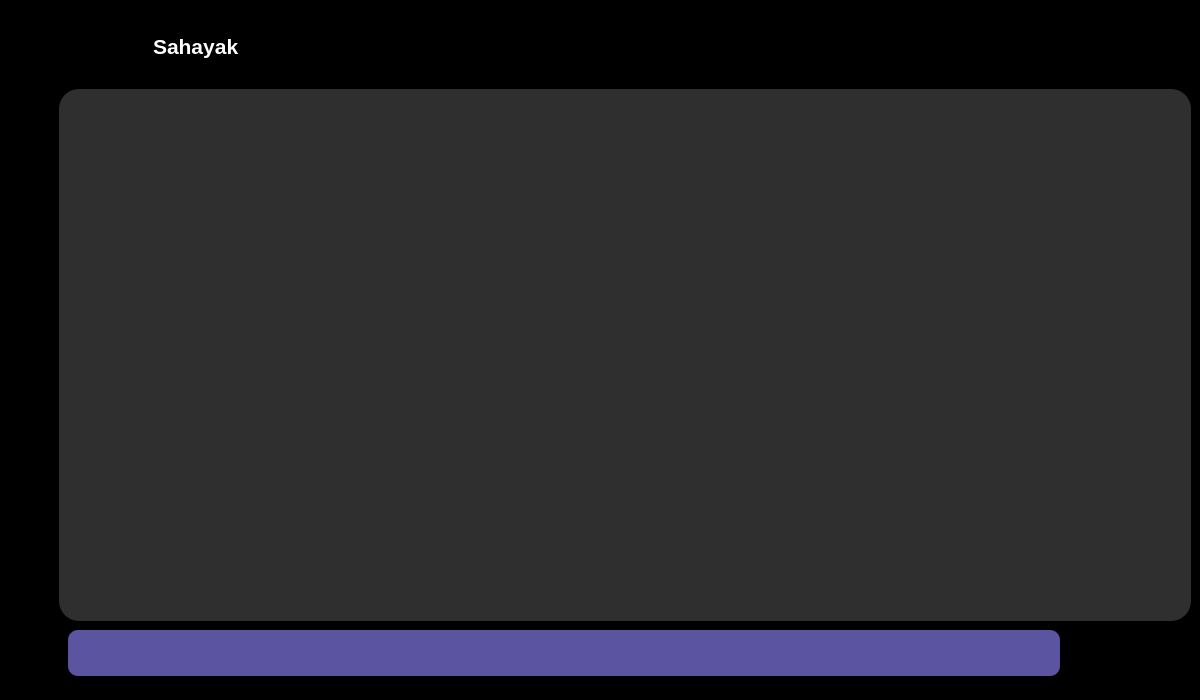
<?xml version="1.0" encoding="UTF-8"?>
<ui version="4.0">
 <class>MainWindow</class>
 <widget class="QMainWindow" name="MainWindow">
  <property name="geometry">
   <rect>
    <x>0</x>
    <y>0</y>
    <width>1200</width>
    <height>700</height>
   </rect>
  </property>
  <property name="minimumSize">
   <size>
    <width>1200</width>
    <height>700</height>
   </size>
  </property>
  <property name="windowTitle">
   <string>MainWindow</string>
  </property>
  <property name="autoFillBackground">
   <bool>false</bool>
  </property>
  <property name="styleSheet">
   <string notr="true">background-color: rgb(0, 0, 0);
border:none;</string>
  </property>
  <widget class="QWidget" name="centralwidget">
   <property name="styleSheet">
    <string notr="true">/*background-color: rgb(55, 46, 103);*/
border:none;</string>
   </property>
   <layout class="QGridLayout" name="gridLayout">
    <item row="0" column="0">
     <widget class="QFrame" name="frame">
      <property name="styleSheet">
       <string notr="true">/*background-color: rgb(55, 46, 103);*/</string>
      </property>
      <property name="frameShape">
       <enum>QFrame::StyledPanel</enum>
      </property>
      <property name="frameShadow">
       <enum>QFrame::Raised</enum>
      </property>
      <layout class="QHBoxLayout" name="horizontalLayout">
       <property name="spacing">
        <number>0</number>
       </property>
       <property name="leftMargin">
        <number>0</number>
       </property>
       <property name="topMargin">
        <number>0</number>
       </property>
       <property name="rightMargin">
        <number>0</number>
       </property>
       <property name="bottomMargin">
        <number>0</number>
       </property>
       <item>
        <widget class="QFrame" name="frame_2">
         <property name="maximumSize">
          <size>
           <width>50</width>
           <height>16777215</height>
          </size>
         </property>
         <property name="styleSheet">
          <string notr="true"/>
         </property>
         <property name="frameShape">
          <enum>QFrame::StyledPanel</enum>
         </property>
         <property name="frameShadow">
          <enum>QFrame::Raised</enum>
         </property>
         <layout class="QVBoxLayout" name="verticalLayout_2">
          <property name="spacing">
           <number>0</number>
          </property>
          <property name="leftMargin">
           <number>0</number>
          </property>
          <property name="topMargin">
           <number>0</number>
          </property>
          <property name="rightMargin">
           <number>0</number>
          </property>
          <property name="bottomMargin">
           <number>0</number>
          </property>
          <item>
           <widget class="QFrame" name="frame_13">
            <property name="styleSheet">
             <string notr="true">/*background-color: rgb(53, 45, 131);*/</string>
            </property>
            <property name="frameShape">
             <enum>QFrame::StyledPanel</enum>
            </property>
            <property name="frameShadow">
             <enum>QFrame::Raised</enum>
            </property>
            <layout class="QVBoxLayout" name="verticalLayout_3">
             <property name="spacing">
              <number>0</number>
             </property>
             <property name="leftMargin">
              <number>0</number>
             </property>
             <property name="topMargin">
              <number>0</number>
             </property>
             <property name="rightMargin">
              <number>0</number>
             </property>
             <property name="bottomMargin">
              <number>0</number>
             </property>
             <item alignment="Qt::AlignTop">
              <widget class="QFrame" name="frame_16">
               <property name="styleSheet">
                <string notr="true"/>
               </property>
               <property name="frameShape">
                <enum>QFrame::StyledPanel</enum>
               </property>
               <property name="frameShadow">
                <enum>QFrame::Raised</enum>
               </property>
               <layout class="QVBoxLayout" name="verticalLayout_4"/>
              </widget>
             </item>
             <item alignment="Qt::AlignBottom">
              <widget class="QFrame" name="frame_17">
               <property name="frameShape">
                <enum>QFrame::StyledPanel</enum>
               </property>
               <property name="frameShadow">
                <enum>QFrame::Raised</enum>
               </property>
               <layout class="QGridLayout" name="gridLayout_5">
                <item row="0" column="0">
                 <widget class="QPushButton" name="pushButton_6">
                  <property name="minimumSize">
                   <size>
                    <width>20</width>
                    <height>30</height>
                   </size>
                  </property>
                  <property name="cursor">
                   <cursorShape>PointingHandCursor</cursorShape>
                  </property>
                  <property name="styleSheet">
                   <string notr="true">image: url(:/Icons/Media/icon_settings.png);</string>
                  </property>
                  <property name="text">
                   <string/>
                  </property>
                 </widget>
                </item>
               </layout>
              </widget>
             </item>
            </layout>
           </widget>
          </item>
         </layout>
        </widget>
       </item>
       <item>
        <widget class="QFrame" name="frame_3">
         <property name="frameShape">
          <enum>QFrame::StyledPanel</enum>
         </property>
         <property name="frameShadow">
          <enum>QFrame::Raised</enum>
         </property>
         <layout class="QVBoxLayout" name="verticalLayout">
          <property name="spacing">
           <number>0</number>
          </property>
          <property name="leftMargin">
           <number>0</number>
          </property>
          <property name="topMargin">
           <number>0</number>
          </property>
          <property name="rightMargin">
           <number>0</number>
          </property>
          <property name="bottomMargin">
           <number>0</number>
          </property>
          <item>
           <widget class="QFrame" name="frame_5">
            <property name="maximumSize">
             <size>
              <width>16777215</width>
              <height>80</height>
             </size>
            </property>
            <property name="styleSheet">
             <string notr="true">/*background-color: rgb(74, 134, 248);*/
border-radius:35px;</string>
            </property>
            <property name="frameShape">
             <enum>QFrame::StyledPanel</enum>
            </property>
            <property name="frameShadow">
             <enum>QFrame::Raised</enum>
            </property>
            <layout class="QGridLayout" name="gridLayout_2">
             <property name="leftMargin">
              <number>0</number>
             </property>
             <property name="topMargin">
              <number>0</number>
             </property>
             <property name="rightMargin">
              <number>6</number>
             </property>
             <property name="bottomMargin">
              <number>6</number>
             </property>
             <item row="0" column="0">
              <widget class="QFrame" name="frame_8">
               <property name="styleSheet">
                <string notr="true">/*background-color: rgb(113, 64, 215);*/
border-radius:35px;</string>
               </property>
               <property name="frameShape">
                <enum>QFrame::StyledPanel</enum>
               </property>
               <property name="frameShadow">
                <enum>QFrame::Raised</enum>
               </property>
               <layout class="QHBoxLayout" name="horizontalLayout_5">
                <item>
                 <widget class="QFrame" name="frame_20">
                  <property name="minimumSize">
                   <size>
                    <width>0</width>
                    <height>70</height>
                   </size>
                  </property>
                  <property name="maximumSize">
                   <size>
                    <width>70</width>
                    <height>70</height>
                   </size>
                  </property>
                  <property name="styleSheet">
                   <string notr="true">image: url(:/Icons/Media/Sahayak.png);</string>
                  </property>
                  <property name="frameShape">
                   <enum>QFrame::StyledPanel</enum>
                  </property>
                  <property name="frameShadow">
                   <enum>QFrame::Raised</enum>
                  </property>
                  <layout class="QHBoxLayout" name="horizontalLayout_9"/>
                 </widget>
                </item>
                <item>
                 <widget class="QFrame" name="frame_18">
                  <property name="frameShape">
                   <enum>QFrame::StyledPanel</enum>
                  </property>
                  <property name="frameShadow">
                   <enum>QFrame::Raised</enum>
                  </property>
                  <layout class="QHBoxLayout" name="horizontalLayout_6">
                   <item>
                    <widget class="QFrame" name="frame_21">
                     <property name="frameShape">
                      <enum>QFrame::StyledPanel</enum>
                     </property>
                     <property name="frameShadow">
                      <enum>QFrame::Raised</enum>
                     </property>
                     <layout class="QGridLayout" name="gridLayout_7">
                      <property name="leftMargin">
                       <number>0</number>
                      </property>
                      <property name="topMargin">
                       <number>0</number>
                      </property>
                      <property name="rightMargin">
                       <number>0</number>
                      </property>
                      <property name="bottomMargin">
                       <number>0</number>
                      </property>
                      <property name="spacing">
                       <number>0</number>
                      </property>
                      <item row="0" column="0" alignment="Qt::AlignLeft">
                       <widget class="QLabel" name="object">
                        <property name="font">
                         <font>
                          <pointsize>16</pointsize>
                          <bold>true</bold>
                         </font>
                        </property>
                        <property name="styleSheet">
                         <string notr="true">color:rgb(255,255,255);</string>
                        </property>
                        <property name="text">
                         <string>Sahayak</string>
                        </property>
                       </widget>
                      </item>
                     </layout>
                    </widget>
                   </item>
                  </layout>
                 </widget>
                </item>
               </layout>
              </widget>
             </item>
            </layout>
           </widget>
          </item>
          <item>
           <widget class="QFrame" name="frame_6">
            <property name="minimumSize">
             <size>
              <width>0</width>
              <height>0</height>
             </size>
            </property>
            <property name="styleSheet">
             <string notr="true">/*image: url(:/Icons/Media/assets/IMG_20220829_154131.jpg);*/
background-color: rgb(47, 47, 47);

border-radius:20px</string>
            </property>
            <property name="frameShape">
             <enum>QFrame::StyledPanel</enum>
            </property>
            <property name="frameShadow">
             <enum>QFrame::Raised</enum>
            </property>
            <layout class="QGridLayout" name="gridLayout_3">
             <item row="0" column="0">
              <widget class="QScrollArea" name="scrollArea">
               <property name="widgetResizable">
                <bool>true</bool>
               </property>
               <widget class="QWidget" name="scrollAreaWidgetContents">
                <property name="geometry">
                 <rect>
                  <x>0</x>
                  <y>0</y>
                  <width>1117</width>
                  <height>514</height>
                 </rect>
                </property>
                <layout class="QVBoxLayout" name="chat_messages_layout"/>
               </widget>
              </widget>
             </item>
            </layout>
           </widget>
          </item>
          <item>
           <widget class="QFrame" name="frame_4">
            <property name="minimumSize">
             <size>
              <width>0</width>
              <height>0</height>
             </size>
            </property>
            <property name="maximumSize">
             <size>
              <width>16777215</width>
              <height>70</height>
             </size>
            </property>
            <property name="styleSheet">
             <string notr="true">background-color: rgb(0, 0, 0)</string>
            </property>
            <property name="frameShape">
             <enum>QFrame::StyledPanel</enum>
            </property>
            <property name="frameShadow">
             <enum>QFrame::Raised</enum>
            </property>
            <layout class="QHBoxLayout" name="horizontalLayout_2">
             <property name="spacing">
              <number>0</number>
             </property>
             <property name="leftMargin">
              <number>0</number>
             </property>
             <property name="topMargin">
              <number>0</number>
             </property>
             <property name="rightMargin">
              <number>0</number>
             </property>
             <property name="bottomMargin">
              <number>0</number>
             </property>
             <item>
              <widget class="QFrame" name="frame_7">
               <property name="styleSheet">
                <string notr="true">border-radius:35px;
background-color: rgb(0, 0, 0);</string>
               </property>
               <property name="frameShape">
                <enum>QFrame::StyledPanel</enum>
               </property>
               <property name="frameShadow">
                <enum>QFrame::Raised</enum>
               </property>
               <layout class="QGridLayout" name="gridLayout_4">
                <property name="leftMargin">
                 <number>0</number>
                </property>
                <property name="topMargin">
                 <number>0</number>
                </property>
                <property name="rightMargin">
                 <number>6</number>
                </property>
                <property name="bottomMargin">
                 <number>6</number>
                </property>
                <item row="0" column="0">
                 <widget class="QFrame" name="frame_10">
                  <property name="styleSheet">
                   <string notr="true">border-radius:30px;
background:transparent;</string>
                  </property>
                  <property name="frameShape">
                   <enum>QFrame::StyledPanel</enum>
                  </property>
                  <property name="frameShadow">
                   <enum>QFrame::Raised</enum>
                  </property>
                  <layout class="QHBoxLayout" name="horizontalLayout_3">
                   <item alignment="Qt::AlignVCenter">
                    <widget class="QTextEdit" name="textEdit">
                     <property name="font">
                      <font>
                       <family>Segoe UI</family>
                       <pointsize>14</pointsize>
                       <italic>false</italic>
                       <bold>true</bold>
                      </font>
                     </property>
                     <property name="cursor" stdset="0">
                      <cursorShape>IBeamCursor</cursorShape>
                     </property>
                     <property name="styleSheet">
                      <string notr="true">QTextEdit{
background-color: rgb(90, 84, 161);
color: rgb(255, 255, 255);
border-radius:10px;
}

QTextEdit:focus{
	background-color: rgb(90, 84, 161);		
	color: rgb(255, 255, 255);
	border: 2px solid rgb(74, 134, 248);
	
}</string>
                     </property>
                     <property name="lineWidth">
                      <number>3</number>
                     </property>
                     <property name="html">
                      <string>&lt;!DOCTYPE HTML PUBLIC &quot;-//W3C//DTD HTML 4.0//EN&quot; &quot;http://www.w3.org/TR/REC-html40/strict.dtd&quot;&gt;
&lt;html&gt;&lt;head&gt;&lt;meta name=&quot;qrichtext&quot; content=&quot;1&quot; /&gt;&lt;meta charset=&quot;utf-8&quot; /&gt;&lt;style type=&quot;text/css&quot;&gt;
p, li { white-space: pre-wrap; }
hr { height: 1px; border-width: 0; }
&lt;/style&gt;&lt;/head&gt;&lt;body style=&quot; font-family:'Segoe UI'; font-size:14pt; font-weight:700; font-style:normal;&quot;&gt;
&lt;p style=&quot;-qt-paragraph-type:empty; margin-top:0px; margin-bottom:0px; margin-left:0px; margin-right:0px; -qt-block-indent:0; text-indent:0px; font-size:9pt; font-weight:400;&quot;&gt;&lt;br /&gt;&lt;/p&gt;&lt;/body&gt;&lt;/html&gt;</string>
                     </property>
                    </widget>
                   </item>
                   <item>
                    <widget class="QPushButton" name="sendButton">
                     <property name="minimumSize">
                      <size>
                       <width>50</width>
                       <height>30</height>
                      </size>
                     </property>
                     <property name="styleSheet">
                      <string notr="true">image: url(:/Icons/Media/send (1).png);
</string>
                     </property>
                     <property name="text">
                      <string/>
                     </property>
                    </widget>
                   </item>
                  </layout>
                 </widget>
                </item>
               </layout>
              </widget>
             </item>
             <item>
              <widget class="QFrame" name="frame_9">
               <property name="minimumSize">
                <size>
                 <width>60</width>
                 <height>0</height>
                </size>
               </property>
               <property name="maximumSize">
                <size>
                 <width>50</width>
                 <height>16777215</height>
                </size>
               </property>
               <property name="styleSheet">
                <string notr="true">image: url(:/Icons/Media/Icon_pata_nahi.png);</string>
               </property>
               <property name="frameShape">
                <enum>QFrame::StyledPanel</enum>
               </property>
               <property name="frameShadow">
                <enum>QFrame::Raised</enum>
               </property>
              </widget>
             </item>
            </layout>
           </widget>
          </item>
         </layout>
        </widget>
       </item>
      </layout>
     </widget>
    </item>
   </layout>
  </widget>
 </widget>
 <resources>
  <include location="assets.qrc"/>
 </resources>
 <connections/>
</ui>
